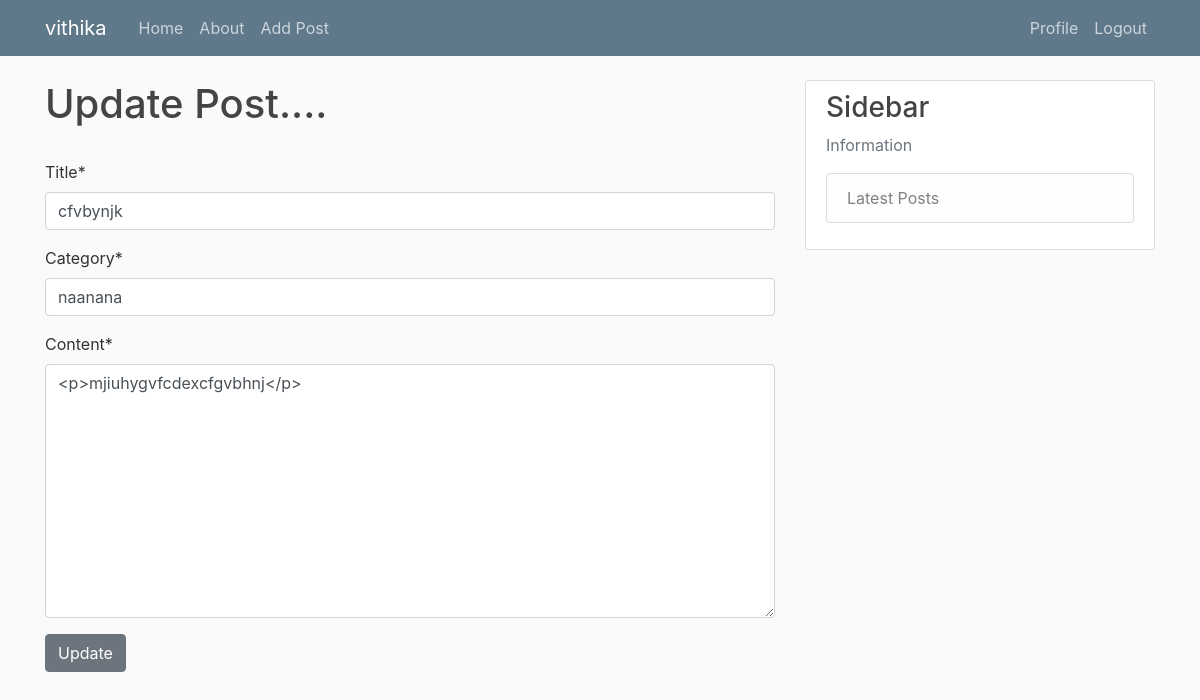
The page /post/18/edit/ (signed in) on the database its author committed.
### blog/models.py (models this page shows, shortened)
class Post(models.Model):
    title = models.CharField(max_length=100)
    content = models.TextField()
    date_posted = models.DateTimeField(default=timezone.now)
    author = models.ForeignKey(User, on_delete=models.CASCADE)
    snippet = models.CharField(max_length=100)
    category = models.CharField(max_length=100, default='uncategorised')
    likes = models.ManyToManyField(User, related_name='blogpost_like')

### blog/views.py (the view)
# urls.py: path('post/<int:pk>/edit/', UpdatePostView.as_view(), name='update-post'),
class UpdatePostView(UpdateView):
    model = Post
    template_name = 'blog/update.html'
    fields = ['title', 'category', 'content']

### blog/templates/blog/update.html (shortened to what this page needs)
{% extends "blog/base.html" %}
{% load crispy_forms_tags %}
{% block content %}
{%if user.is_authenticated %}
{%if post.author.id == user.id%}
<h1>Update Post....</h1>
<br>
<form method="post">
  {{form|crispy}}
  <button class='btn btn-secondary'>Update</button>
</form>
<br>
{%endif%}
{%else%}
<h3>You are logged out.</h3>
<br>
<a href="{% url 'login' %}"><button class='btn btn-secondary'>Login Again</button></a>
{%endif%}
<br>
<br>
{% endblock content %}

### blog/templates/blog/base.html (shortened to what this page needs)
<!DOCTYPE html>
{% load static%}
<head>
    <link rel="stylesheet" href="https://stackpath.bootstrapcdn.com/bootstrap/4.3.1/css/bootstrap.min.css"
>
    <link rel="stylesheet" type="text/css" href="{% static 'blog/main.css' %}">
</head>
<body>
    <header class="site-header">
        <nav class="navbar navbar-expand-md navbar-dark bg-steel fixed-top">
            <div class="container">
                <a class="navbar-brand mr-4" href="{%url 'my-view' %}">{{user.username}}</a>
                <div class="collapse navbar-collapse" id="navbarToggle">
                    <div class="navbar-nav mr-auto">
                        <a class="nav-item nav-link" href="{% url 'blog-home' %}">Home</a>
                        <a class="nav-item nav-link" href="{% url 'blog-about' %}">About</a>
                        {%if user.is_authenticated %}
                        <a class="nav-item nav-link" href="{% url 'post-add' %}">Add Post</a>
                        {% endif %}
                    </div>
                    <div class="navbar-nav">
                        {%if user.is_authenticated %}
                        <a class="nav-item nav-link" href="{% url 'profile' %}">Profile</a>
                        <a class="nav-item nav-link" href="{% url 'logout' %}">Logout</a>
                        {% else %}
                        <a class="nav-item nav-link" href="{% url 'login' %}">Login</a>
                        <a class="nav-item nav-link" href="{% url 'register' %}">Register</a>
                        {% endif %}
                    </div>
                </div>
            </div>
        </nav>
    </header>
    <main role="main" class="container">
        <div class="row">
            <div class="col-md-8">
                {% block content %}{% endblock %}
            </div>
            <div class="col-md-4">
                <div class="content-section">
                    <h3>Sidebar</h3>
                    <p class='text-muted'>Information
                    <ul class="list-group">
                        <li class="list-group-item list-group-item-light">Latest Posts</li>
                    </ul>
                    </p>
                </div>
            </div>
        </div>
    </main>
</body>
</html>

### blog/static/blog/main.css (style rules this page uses)
body { background: #fafafa; color: #333333; margin-top: 5rem; }
h1, h2, h3, h4, h5, h6 { color: #444444; }
ul { margin: 0; }
.bg-steel { background-color: #5f788a; }
.site-header .navbar-nav .nav-link { color: #cbd5db; }
.content-section { background: #ffffff; padding: 10px 20px; margin-right:0px; border: 1px solid #dddddd; border-radius: 3px; margin-bottom: 20px; }

### rows shown on the page
Post: title "cfvbynjk", category "naanana", content "<p>mjiuhygvfcdexcfgvbhnj</p>"

### other values the page prints
{{ user.username }} "vithika"
